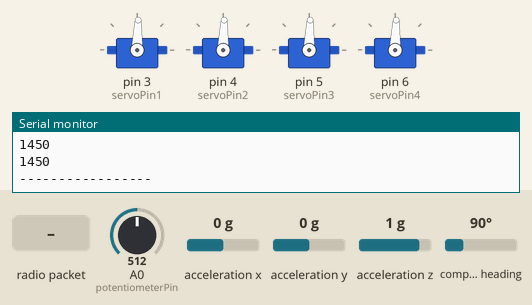
The sketch below on a simulated Arduino Uno, built with avr-gcc and run on an emulated ATmega328P. Shown: 4 × servo, the last lines printed to the serial monitor. Inputs (shaded band) come from the test bench; at power-on: acceleration y 0 g, A0 (potentiometerPin) = 512, compass heading 90°, acceleration x 0 g, acceleration z 1 g. No radio packets arrive unless stated.

Above: at 12.9 s.
13.0 s: radio packet "200" arrives
At 14.1 s:
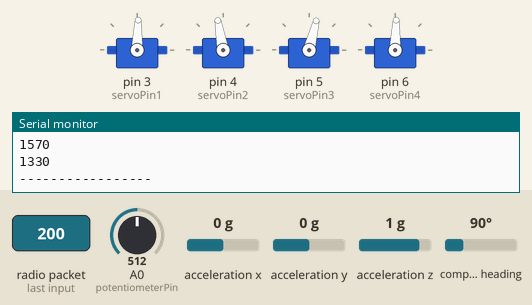
14.5 s: acceleration y set to 0.2 g
At 15.1 s:
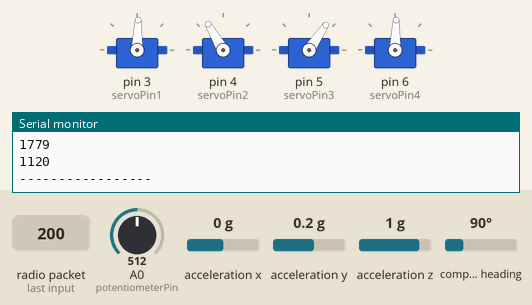
16.1 s: A0 (potentiometerPin) set to 490
At 17.3 s:
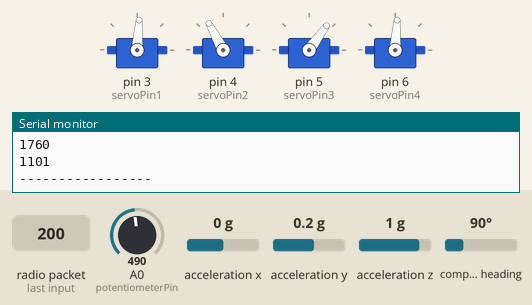
17.6 s: compass heading set to 7°
At 18.2 s:
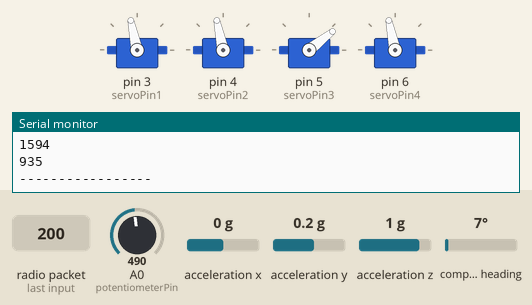
19.1 s: acceleration x set to -1.4 g
At 20.3 s:
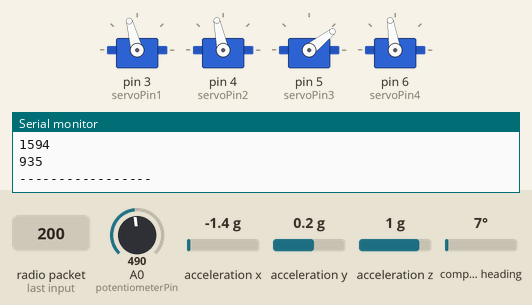
20.6 s: radio packet "32" arrives
At 21.4 s:
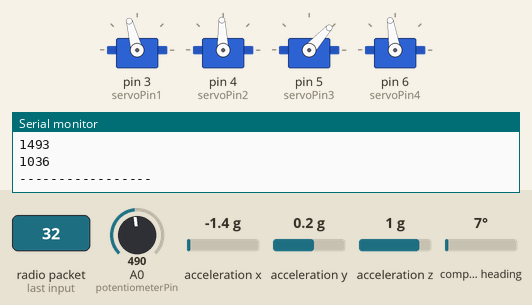
Timing chart, 0 to 23.1 s (numbered marks = the images above; inputs shaded):
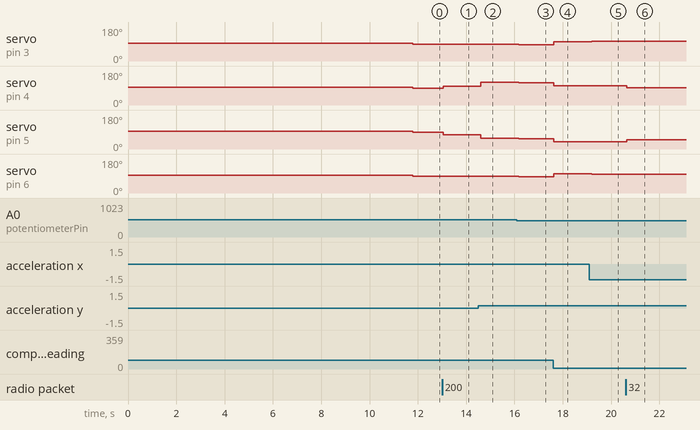

The sketch:

Drone.ino
```cpp
#include <Wire.h>
#include <Servo.h>
#include "RF24.h"
#include "printf.h"
#include <Adafruit_Sensor.h>
#include <Adafruit_BNO055.h>
#include <utility/imumaths.h>

// Initialize ESCs ***************************

byte servoPin1 = 3; // Y-minus
byte servoPin2 = 4; // Z-plus
byte servoPin3 = 5; // Z-minus
byte servoPin4 = 6; // Y-plus

Servo servo1;
Servo servo2;
Servo servo3;
Servo servo4;

byte potentiometerPin = A0; // analog input pin for thrust control

int motor_y_plus_thrust = 0;
int motor_y_minus_thrust = 0;
int motor_z_plus_thrust = 0;
int motor_z_minus_thrust = 0;

float base_thrust = 0;
float pitch_angle = 0;
float roll_angle = 0;

// Glove sensor data *************************

String base_thrust_control = "";
String pitch_control = "";
String roll_control = "";

// Initialize radio **************************

RF24 radio(9, 10); //CE, CSN

byte address[6] = "1Node"; //Any 5 character string for address, this is the address we'll tx and listen to on rx side

// Timers ************************************

const float CYCLE_DELAY_MS = 100;
float cycle_timer = millis();

const float DEBUG_DELAY_MS = 500;
float debug_timer = millis();

const float RADIO_INTERVAL = 10;
float radio_timer = millis();

unsigned long radio_detection_interval = 4000;
float radio_detection_timer = millis();

// IMU data arrays ***************************

float gyro_raw[3] = {0, 0, 0};
float gyro_offset[3] = {0, 0, 0};
float gyro_flat_offset[3] = {0, 0, 0};
float gyro_real[3] = {0, 0, 0};
float gyro_real_last[3] = {0, 0, 0};

// PID variables / constants ******************

float K_P_yaw = 2.0;
float K_P = 0.6;
float K_I = 0.0;
float K_D_yaw = 0.0;
float K_D = 0.0;

float angle_x = 0;
float angle_y_plus = 0;
float angle_y_minus = 0;
float angle_z_plus = 0;
float angle_z_minus = 0;

float integral_x_plus = 0;
float integral_x_minus = 0;
float integral_y_plus = 0;
float integral_y_minus = 0;
float integral_z_plus = 0;
float integral_z_minus = 0;

float diff_x = 0;
float diff_y_plus = 0;
float diff_y_minus = 0;
float diff_z_plus = 0;
float diff_z_minus = 0;

// ********************************************

Adafruit_BNO055 bno = Adafruit_BNO055(55, 0x28);

//Function to configure the radio
void configureRadio() {
  radio.begin(); //starts radio
  radio.setPALevel(RF24_PA_HIGH); //Power level of radio (Can also be RF24_PA_MED, RF24_PA_HIGH, RF24_PA_MAX)
  radio.openReadingPipe(0, address); //Recieves on pipe 0 of this address (can have multiple pipes such that one rx node can receive from multiple tx nodes on same address.
  radio.startListening(); //Sets radio in rx mode
  radio.setAutoAck(0,false);
}

void setup() {

  Serial.begin(115200);

  // Radio setup
  printf_begin();
  configureRadio();

  // ESC calibration
  servo1.attach(servoPin1);
  servo2.attach(servoPin2);
  servo3.attach(servoPin3);
  servo4.attach(servoPin4);
  servo1.writeMicroseconds(1500); // 1500 is stop signal
  servo2.writeMicroseconds(1500);
  servo3.writeMicroseconds(1500);
  servo4.writeMicroseconds(1500);

  delay(7000); // Give time to ESC to recognize stop signal

  // Check if 9-axis IMU is connected properly
  if(!bno.begin())
  {
    Serial.print("Ooops, no BNO055 detected ... Check your wiring or I2C ADDR!");
    while(1);
  }

  // Using external crystal yields better accuracy
  bno.setExtCrystalUse(true);

  delay(1000);
  // Begin flat offset calculation
  calculate_flat_offset();
  Serial.print("Offset X: ");
  Serial.print(gyro_flat_offset[0]);
  Serial.print(" Offset Y: ");
  Serial.print(gyro_flat_offset[1]);
  Serial.print(" Offset Z: ");
  Serial.println(gyro_flat_offset[2]);

  delay(2000);
}

void loop() {

  if (millis() - cycle_timer > CYCLE_DELAY_MS) {
    read_imu_data();
    read_glove_data();
    calculate_offset();
    calculate_real_orientation();
    PID_controller();
    drive_motors();
    cycle_timer = millis();
  }

  if (millis() - debug_timer > DEBUG_DELAY_MS) {
    Serial.print("Raw X: ");
    Serial.print(gyro_raw[0]);
    Serial.print(" Raw Y: ");
    Serial.print(gyro_raw[1]);
    Serial.print(" Raw Z: ");
    Serial.println(gyro_raw[2]);

    Serial.print("Real X: ");
    Serial.print(gyro_real[0]);
    Serial.print(" Real Y: ");
    Serial.print(gyro_real[1]);
    Serial.print(" Real Z: ");
    Serial.println(gyro_real[2]);
    debug_timer = millis();
  }

}

void read_imu_data() {
  /* Get a new sensor event */
  sensors_event_t event;
  bno.getEvent(&event);

  gyro_raw[0] = event.orientation.x;
  gyro_raw[1] = event.orientation.y;
  gyro_raw[2] = event.orientation.z;

  /* Also send calibration data for each sensor. */
 uint8_t sys, gyro, accel, mag = 0;
 bno.getCalibration(&sys, &gyro, &accel, &mag);

}

void calculate_flat_offset() {
  // Finds the flat orientation of the drone
  int positive_count = 0;
  int negative_count = 0;
  int samples = 1000;
  for (int i = 0; i < samples; i++) {
    read_imu_data();
    gyro_flat_offset[0] += gyro_raw[0];
    gyro_flat_offset[1] += gyro_raw[1];
    if (gyro_raw[2] < 0) {
      gyro_raw[2] = 180 + gyro_raw[2];
    } else {
      gyro_raw[2] = -180 + gyro_raw[2];
    }
    gyro_flat_offset[2] += gyro_raw[2];
  }


  gyro_flat_offset[0] /= samples;
  gyro_flat_offset[1] /= samples;
  gyro_flat_offset[2] /= samples;
  gyro_real_last[0] = gyro_real[0];
  gyro_real_last[1] = gyro_real[1];
  gyro_real_last[2] = gyro_real[2];
}

void read_glove_data() {
  if (millis() - radio_detection_timer > radio_detection_interval) {
    Serial.println("Configuring radio");
    configureRadio();
    radio_detection_timer = millis();
  }
  if (radio.available()) { //returns bool value, so only execute if radio indicates it has data ready to output
    Serial.println("Radio receiving");
    uint32_t failTimer = millis();
    char text[32] = ""; //empty 32 char string to store received message in (good practice to make sure the payload are both same length on tx and rx side).
    while (radio.available())
    {
      if (millis() - failTimer > 500) { //Sanity check to make sure radios aren't false reporting always having data to rx (this would indicate error)
        Serial.println("Radio available failure detected");
        break;
      }
      radio.read(&text, sizeof(text));// Get the payload
      Serial.println(text);

      bool writing_pitch = true;
      bool writing_roll = true;
      bool writing_base_thrust = true;

      pitch_control = "";
      roll_control = "";
      base_thrust_control = "";

      for (int i=0; i<20; i++) {
        if (text[i] == 32) {
          if (writing_pitch == true) {
            writing_pitch = false;
            continue;
          }
          if (writing_roll == true) {
            writing_roll = false;
            continue;
          }
          if (writing_base_thrust == true) {
            break;
          }
        }
        if (writing_pitch == true) {
          pitch_control = pitch_control + text[i];
        } else if (writing_roll == true) {
          roll_control = roll_control + text[i];
        } else {
          base_thrust_control = base_thrust_control + text[i];
        }
      }

      pitch_angle = pitch_control.toInt();
      roll_angle = roll_control.toInt();
      base_thrust = base_thrust_control.toInt();

      Serial.print("Pitch Angle: ");
      Serial.println(pitch_angle);
      Serial.print("Roll Angle: ");
      Serial.println(roll_angle);
      Serial.print("Base Thrust: ");
      Serial.println(base_thrust);
      radio_detection_timer = millis();
    }
  }
}

void calculate_offset() {

  gyro_offset[0] = gyro_flat_offset[0];
  gyro_offset[1] = gyro_flat_offset[1] + roll_angle;
  gyro_offset[2] = gyro_flat_offset[2] - pitch_angle;

}

void calculate_real_orientation() {
  gyro_real[0] = gyro_raw[0] - gyro_offset[0];
  gyro_real[1] = gyro_raw[1] - gyro_offset[1];
  if (gyro_raw[2] < 0) {
    gyro_raw[2] = 180 + gyro_raw[2];
  } else {
    gyro_raw[2] = -180 + gyro_raw[2];
  }
  gyro_real[2] = gyro_raw[2] - gyro_offset[2];
}

void PID_controller() {
  // Yaw
  angle_x = gyro_real[0];

  // Roll
  angle_y_plus = -gyro_real[1];
  angle_y_minus = gyro_real[1];

  // Pitch
  angle_z_plus = -gyro_real[2];
  angle_z_minus = gyro_real[2];

  // Yaw
  diff_x = gyro_real[0] - gyro_real_last[0];

  // Roll
  diff_y_plus = -(gyro_real[1] - gyro_real_last[1]);
  diff_y_minus = gyro_real[1] - gyro_real_last[1];

  // Pitch
  diff_z_plus = -(gyro_real[2] - gyro_real_last[2]);
  diff_z_minus = gyro_real[2] - gyro_real_last[2];


  int potVal = analogRead(potentiometerPin); // read input from potentiometer.

  int pwmVal = map(potVal,0, 1023, 1000, 1900); // maps potentiometer values to PWM value.

  motor_y_plus_thrust = pwmVal - K_P*angle_y_plus + K_D*diff_y_plus - K_P_yaw*angle_x - K_D_yaw*diff_x;
  motor_y_minus_thrust = pwmVal - K_P*angle_y_minus + K_D*diff_y_minus - K_P_yaw*angle_x - K_D_yaw*diff_x;
  motor_z_plus_thrust = pwmVal - K_P*angle_z_plus + K_D*diff_z_plus + K_P_yaw*angle_x + K_D_yaw*diff_x;
  motor_z_minus_thrust = pwmVal - K_P*angle_z_minus  + K_D*diff_z_minus + K_P_yaw*angle_x + K_D_yaw*diff_x;

  Serial.println("-----------------");
  Serial.println(motor_y_plus_thrust);
  Serial.println(motor_y_minus_thrust);
  Serial.println(motor_z_plus_thrust);
  Serial.println(motor_z_minus_thrust);
  Serial.println("-----------------");
  gyro_real_last[0] = gyro_real[0];
  gyro_real_last[1] = gyro_real[1];
  gyro_real_last[2] = gyro_real[2];

}

void drive_motors() {

  servo1.writeMicroseconds(motor_y_minus_thrust); // Send signal to ESC.
  servo2.writeMicroseconds(motor_z_plus_thrust); // Send signal to ESC.
  servo3.writeMicroseconds(motor_z_minus_thrust); // Send signal to ESC.
  servo4.writeMicroseconds(motor_y_plus_thrust); // Send signal to ESC.
}

// Send motor signal to drone
```

Measured:
- the behaviour switches between 0 and 0.1 g on acceleration y (found by bisection; images 1 and 2)
- after the input at 13.0 s, servo on pin 4 (servoPin2): 88° → 100° at once; servo on pin 5 (servoPin3): 88° → 76° at once
- after the input at 14.5 s, servo on pin 4 (servoPin2): 100° → 120° after 0.10 s; servo on pin 5 (servoPin3): 76° → 56° after 0.10 s
- after the input at 16.1 s, servo on pin 3 (servoPin1), servo on pin 6 (servoPin4): 88° → 86° after 0.07 s; servo on pin 4 (servoPin2): 120° → 118° after 0.07 s; servo on pin 5 (servoPin3): 56° → 54° after 0.07 s
- after the input at 17.6 s, servo on pin 3 (servoPin1), servo on pin 6 (servoPin4): 86° → 102° at once; servo on pin 4 (servoPin2): 118° → 102° at once; servo on pin 5 (servoPin3): 54° → 38° at once
- after the input at 19.1 s, servo on pin 3 (servoPin1): 102° → 105° after 0.09 s; servo on pin 6 (servoPin4): 102° → 99° after 0.09 s
- after the input at 20.6 s, servo on pin 4 (servoPin2): 102° → 92° after 0.05 s; servo on pin 5 (servoPin3): 38° → 48° after 0.05 s
